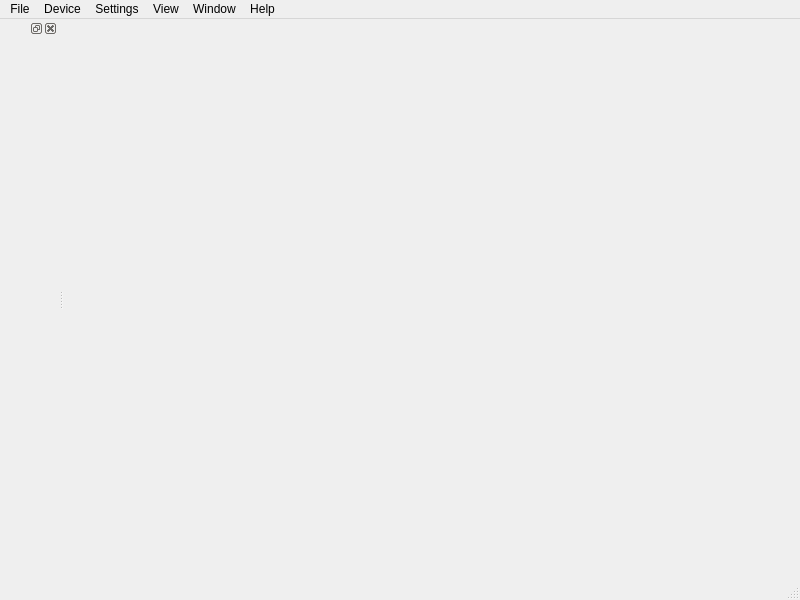
<?xml version="1.0" encoding="UTF-8"?>
<ui version="4.0">
 <class>MainWindow</class>
 <widget class="QMainWindow" name="MainWindow">
  <property name="geometry">
   <rect>
    <x>0</x>
    <y>0</y>
    <width>800</width>
    <height>600</height>
   </rect>
  </property>
  <property name="windowTitle">
   <string>VIAM Lab Sonar</string>
  </property>
  <widget class="QWidget" name="centralwidget">
   <layout class="QGridLayout" name="gridLayout"/>
  </widget>
  <widget class="QMenuBar" name="menubar">
   <property name="geometry">
    <rect>
     <x>0</x>
     <y>0</y>
     <width>800</width>
     <height>25</height>
    </rect>
   </property>
   <widget class="QMenu" name="menuFile">
    <property name="title">
     <string>File</string>
    </property>
    <property name="toolTipsVisible">
     <bool>true</bool>
    </property>
    <addaction name="actionOpen"/>
    <addaction name="actionExport"/>
    <addaction name="separator"/>
    <addaction name="actionExit"/>
   </widget>
   <widget class="QMenu" name="menuSettings">
    <property name="title">
     <string>Settings</string>
    </property>
   </widget>
   <widget class="QMenu" name="menuHelp">
    <property name="title">
     <string>Help</string>
    </property>
    <property name="toolTipsVisible">
     <bool>true</bool>
    </property>
    <addaction name="actionDocumentation"/>
    <addaction name="separator"/>
    <addaction name="actionAbout"/>
   </widget>
   <widget class="QMenu" name="menuView">
    <property name="title">
     <string>View</string>
    </property>
    <addaction name="actionSidebar"/>
    <addaction name="actionReset_camera_position"/>
   </widget>
   <widget class="QMenu" name="menuWindow">
    <property name="title">
     <string>Window</string>
    </property>
    <property name="toolTipsVisible">
     <bool>true</bool>
    </property>
    <addaction name="actionMaximize"/>
    <addaction name="actionMinimize"/>
    <addaction name="actionRestore"/>
    <addaction name="actionToggle_state"/>
   </widget>
   <widget class="QMenu" name="menuDevice">
    <property name="title">
     <string>Device</string>
    </property>
    <property name="toolTipsVisible">
     <bool>true</bool>
    </property>
    <addaction name="actionConnect"/>
    <addaction name="actionDisconnect"/>
    <addaction name="actionSearch"/>
    <addaction name="actionStart_Recording"/>
    <addaction name="actionStop_Recording"/>
   </widget>
   <addaction name="menuFile"/>
   <addaction name="menuDevice"/>
   <addaction name="menuSettings"/>
   <addaction name="menuView"/>
   <addaction name="menuWindow"/>
   <addaction name="menuHelp"/>
  </widget>
  <widget class="QStatusBar" name="statusbar"/>
  <widget class="QDockWidget" name="dockWidget_2">
   <attribute name="dockWidgetArea">
    <number>1</number>
   </attribute>
   <widget class="QWidget" name="dockWidgetContents_2">
    <layout class="QGridLayout" name="gridLayout_6"/>
   </widget>
  </widget>
  <action name="actionOpen">
   <property name="text">
    <string>Open</string>
   </property>
   <property name="toolTip">
    <string>Open</string>
   </property>
  </action>
  <action name="actionExport">
   <property name="text">
    <string>Export</string>
   </property>
   <property name="toolTip">
    <string>Export</string>
   </property>
  </action>
  <action name="actionAbout">
   <property name="text">
    <string>About</string>
   </property>
  </action>
  <action name="actionSidebar">
   <property name="checkable">
    <bool>true</bool>
   </property>
   <property name="checked">
    <bool>true</bool>
   </property>
   <property name="text">
    <string>Sidebar</string>
   </property>
  </action>
  <action name="actionDocumentation">
   <property name="text">
    <string>Documentation</string>
   </property>
   <property name="shortcut">
    <string>F1</string>
   </property>
  </action>
  <action name="actionExit">
   <property name="text">
    <string>Exit</string>
   </property>
   <property name="shortcut">
    <string>Ctrl+Q</string>
   </property>
  </action>
  <action name="actionConnect">
   <property name="text">
    <string>Connect</string>
   </property>
   <property name="shortcut">
    <string>Ctrl+K</string>
   </property>
  </action>
  <action name="actionMaximize">
   <property name="text">
    <string>Maximize</string>
   </property>
   <property name="shortcut">
    <string>Shift+F11</string>
   </property>
  </action>
  <action name="actionMinimize">
   <property name="text">
    <string>Minimize</string>
   </property>
  </action>
  <action name="actionRestore">
   <property name="text">
    <string>Restore</string>
   </property>
   <property name="shortcut">
    <string>Ctrl+F11</string>
   </property>
  </action>
  <action name="actionToggle_state">
   <property name="text">
    <string>Toggle state</string>
   </property>
   <property name="shortcut">
    <string>F11</string>
   </property>
  </action>
  <action name="actionDisconnect">
   <property name="text">
    <string>Disconnect</string>
   </property>
  </action>
  <action name="actionStart_Recording">
   <property name="text">
    <string>Start Recording</string>
   </property>
  </action>
  <action name="actionStop_Recording">
   <property name="text">
    <string>Stop Recording</string>
   </property>
  </action>
  <action name="actionSearch">
   <property name="text">
    <string>Search</string>
   </property>
  </action>
  <action name="actionReset_camera_position">
   <property name="text">
    <string>Reset camera position</string>
   </property>
   <property name="shortcut">
    <string>F5</string>
   </property>
  </action>
 </widget>
 <resources/>
 <connections/>
</ui>
